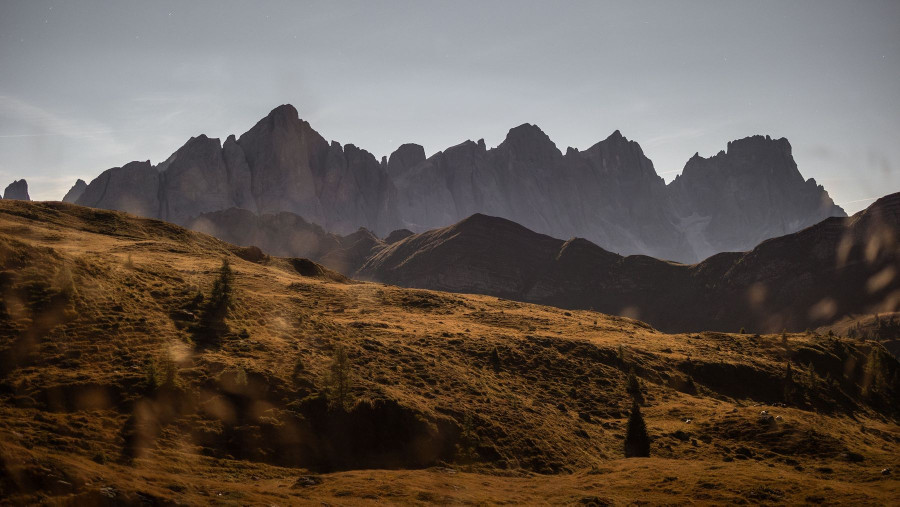
#> input picture assets/img/autumn-ridge-dusk-1800.jpg, 1800 x 1013 px, given in place of a3482292-image.jpg, which was not available (shown at 1/2 size)
$ python build.py
#> lines starting #> are read from the running program, lines starting #| are printed output that depends on the picture; pictures that were not available may be replaced by others from this repository, and a replacement may not be noted
#!/usr/bin/env python3
"""Cloudflare Pages build for discoverdolomites.org.

Copies the static site into dist/ and makes the web-sized images the page
uses (name-800.jpg and name-1800.jpg) from the original photos in photos/.

Cloudflare Pages settings:
  Build command:          pip install pillow && python3 build.py
  Build output directory: dist
"""
import os
import shutil
from PIL import Image, ImageDraw, ImageFont, ImageOps

ROOT = os.path.dirname(os.path.abspath(__file__))
PHOTOS = os.path.join(ROOT, "photos")
DIST = os.path.join(ROOT, "dist")
IMG = os.path.join(DIST, "assets", "img")

# original photo file -> name used by index.html
PHOTO_NAMES = {
    "61b31f16-image.jpg": "autumn-ridge-dusk",
    "7e7eaae4-image.jpg": "averau-portrait",
    "a1323e48-image.jpg": "cable-car",
    "f5325674-image.jpg": "cadini-hero",
    "6c11777b-image.jpg": "cloud-spire",
    "60f3f66b-image.jpg": "forest-mist-peaks",
    "b2f1a631-image.jpg": "hiker-green-slope",
    "3ed35bf5-image.jpg": "pass-road-clouds",
    "7b216c66-image.jpg": "path-hiker",
    "ef2d11a1-image.jpg": "peaks-alpenglow-dark",
    "a3482292-image.jpg": "seceda-aerial",
    "fdce4dc7-image.jpg": "seceda-clouds",
    "46d4b1cd-image.jpg": "seceda-moody",
    "ff3d9055-image.jpg": "ski-hut-siusi",
    "4208be42-image.jpg": "snow-fence-walker",
    "f2bd7901-image.jpg": "spires-cloud-mist",
    "b3886513-image.jpg": "tre-cime-clouds",
    "cc4c1298-image.jpg": "winter-alpenglow",
    "5a332100-image.jpg": "winter-cabin-dusk",
}
SHARE_SOURCE = "f5325674-image.jpg"

# Real covers: put cover-summer.png / cover-winter.png (or .jpg) in photos/.
# Until then a plain placeholder cover is generated from a photo.
COVERS = {
    "cover-summer": ("seceda-aerial", "Summer Edition", "Hiking trails, huts & maps"),
    "cover-winter": ("ski-hut-siusi", "Winter Edition", "Skiing, snowboarding & maps"),
}


def save_sizes(im, name, sizes, quality):
    w, h = im.size
    for target, q in zip(sizes, quality):
        s = min(1.0, target / max(w, h))
        r = im.resize((round(w * s), round(h * s)), Image.LANCZOS) if s < 1 else im
        r.save(os.path.join(IMG, f"{name}-{target}.jpg"), "JPEG", quality=q, optimize=True, progressive=True)


def font(size, bold=False):
    for path in ("/usr/share/fonts/truetype/dejavu/DejaVuSans-Bold.ttf" if bold else "/usr/share/fonts/truetype/dejavu/DejaVuSans.ttf",):
        if os.path.exists(path):
            return ImageFont.truetype(path, size)
    try:
        return ImageFont.load_default(size=size)
    except TypeError:
        return ImageFont.load_default()


def placeholder_cover(photo_name, edition, subtitle):
    src = next(k for k, v in PHOTO_NAMES.items() if v == photo_name)
    im = ImageOps.exif_transpose(Image.open(os.path.join(PHOTOS, src))).convert("RGB")
    im = ImageOps.fit(im, (900, 1350), Image.LANCZOS)
    shade = Image.new("RGBA", im.size, (8, 12, 16, 0))
    d = ImageDraw.Draw(shade)
    for y in range(im.size[1]):
        a = int(150 * (1 - y / 520)) if y < 520 else (int(170 * (y - 900) / 450) if y > 900 else 0)
        d.line([(0, y), (im.size[0], y)], fill=(8, 12, 16, max(0, a)))
    im = Image.alpha_composite(im.convert("RGBA"), shade).convert("RGB")
    d = ImageDraw.Draw(im)
    d.text((70, 90), "Discover", font=font(64), fill="white")
    d.text((70, 160), "Dolomites", font=font(104, True), fill="white")
    d.rectangle([70, 300, 160, 310], fill=(200, 32, 47))
    d.text((70, 1150), edition.upper(), font=font(46, True), fill="white")
    d.text((70, 1215), subtitle, font=font(34), fill="white")
    return im


def main():
    if os.path.exists(DIST):
        shutil.rmtree(DIST)
    shutil.copytree(ROOT, DIST, ignore=shutil.ignore_patterns(
        "dist", "photos", ".git", ".github", "build.py", "README.md", "*.pyc", "__pycache__"))
    os.makedirs(IMG, exist_ok=True)

    for src, name in PHOTO_NAMES.items():
        path = os.path.join(PHOTOS, src)
        if not os.path.exists(path):
            print("MISSING photo:", src, "->", name)
            continue
        im = ImageOps.exif_transpose(Image.open(path)).convert("RGB")
        save_sizes(im, name, (1800, 800), (80, 78))
        if src == SHARE_SOURCE:
            ImageOps.fit(im, (1200, 630), Image.LANCZOS, centering=(0.5, 0.45)).save(
                os.path.join(IMG, "share-home.jpg"), "JPEG", quality=84, optimize=True)
#> pass 2 of the loop in main, `for src, name in PHOTO_NAMES.items():`:

    for name, (photo, edition, subtitle) in COVERS.items():
        real = next((os.path.join(PHOTOS, name + ext) for ext in (".png", ".jpg", ".jpeg")
                     if os.path.exists(os.path.join(PHOTOS, name + ext))), None)
        im = Image.open(real).convert("RGB") if real else placeholder_cover(photo, edition, subtitle)
#> in placeholder_cover, im is the input picture: PIL image 1800x1013 RGB; mean R, G, B 98, 86.8, 78.4
#> in placeholder_cover, `im = ImageOps.fit(im, (900, 1350), Image.LANCZOS)`:
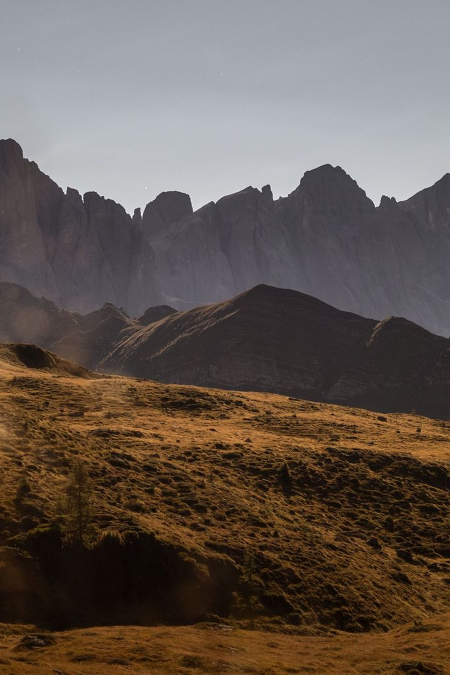
#> im: PIL image 900x1350 RGB (shown at 1/2 size); mean R, G, B 100.4, 88.9, 80.9
#> in placeholder_cover, `im = Image.alpha_composite(im.convert("RGBA"), shade).convert("RGB")`:
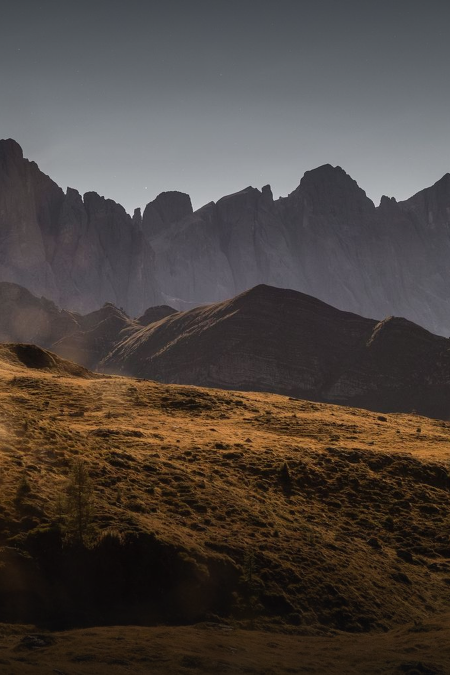
#> im: PIL image 900x1350 RGB (shown at 1/2 size); mean R, G, B 76.9, 68.6, 63.5
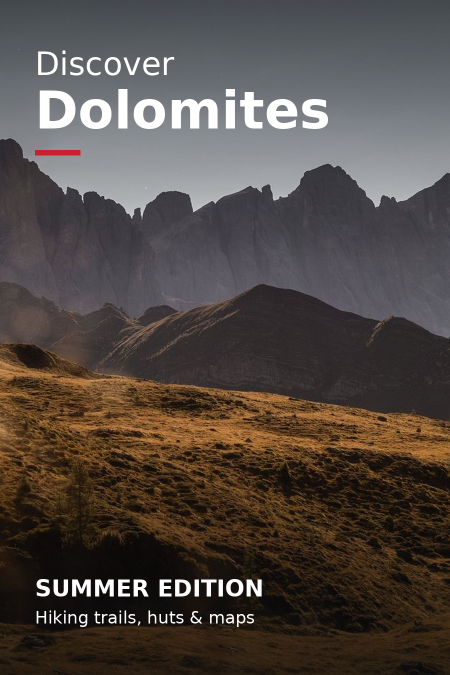
#> im: PIL image 900x1350 RGB (shown at 1/2 size); mean R, G, B 81.9, 73.3, 68.1
        w, h = im.size
#> w = 900; h = 1350
        for tw in (900, 500):
            im.resize((tw, round(h * tw / w)), Image.LANCZOS).save(
                os.path.join(IMG, f"{name}-{tw}.jpg"), "JPEG", quality=86, optimize=True, progressive=True)
#> this loop made 2 passes
#> pass 2, in main, `im.resize((tw, round(h * tw / w)), Image.LANCZOS).save( os.path.join(I..`:
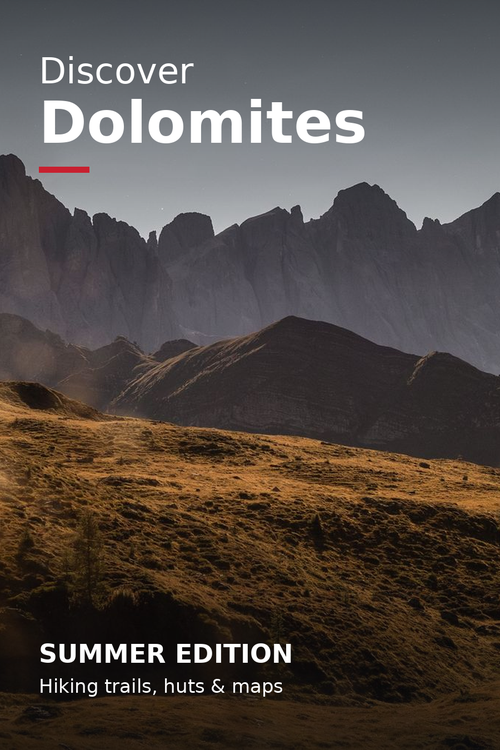
#> saved as cover-summer-500.jpg: PIL image 500x750 RGB; mean R, G, B 81.8, 73.3, 68.1
        print(name, "real" if real else "placeholder")
#> pass 2 of the loop in main, `for name, (photo, edition, subtitle) in COVERS.items():`:
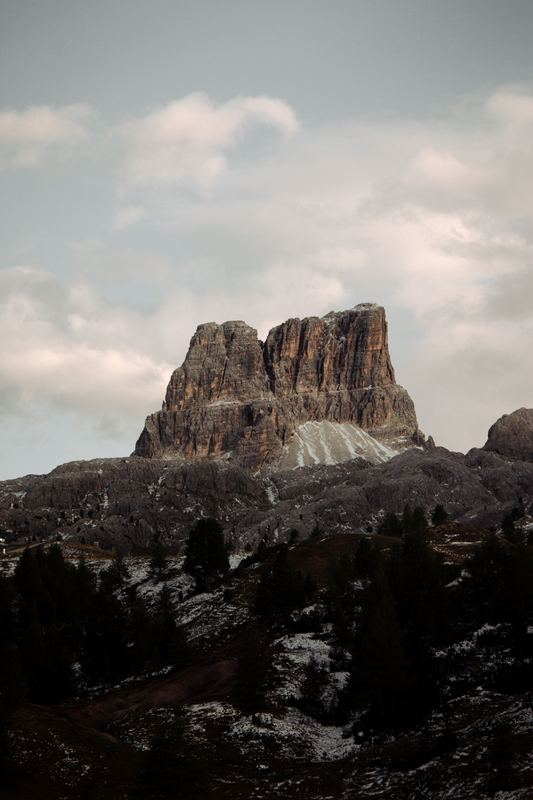
#> input picture assets/img/averau-portrait-800.jpg, 533 x 800 px, given in place of ff3d9055-image.jpg, which was not available
#> in placeholder_cover, im is the input picture: PIL image 533x800 RGB; mean R, G, B 111.8, 108.2, 105.1
#> in main, `im = Image.open(real).convert("RGB") if real else placeholder_cover(ph..`:
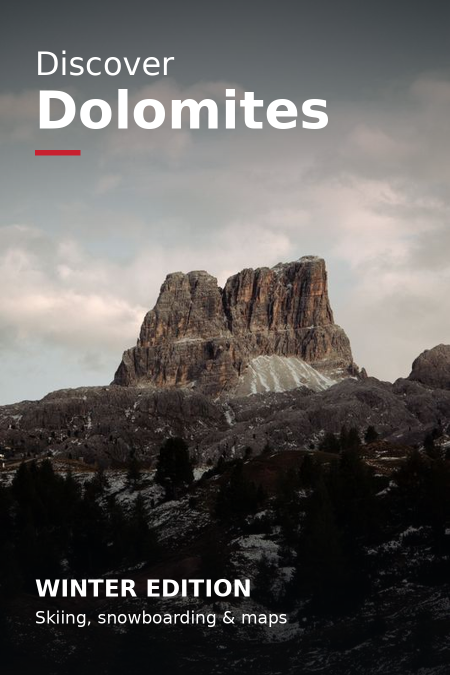
#> im: PIL image 900x1350 RGB (shown at 1/2 size); mean R, G, B 96.8, 94, 92.1
#> the loop in main, `for tw in (900, 500):` made 2 passes
#> pass 2, in main, `im.resize((tw, round(h * tw / w)), Image.LANCZOS).save( os.path.join(I..`:
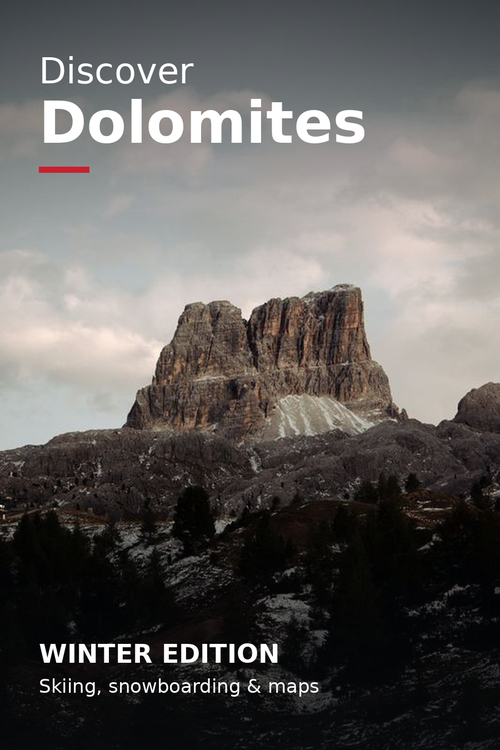
#> saved as cover-winter-500.jpg: PIL image 500x750 RGB; mean R, G, B 96.8, 94, 92.1
#| cover-winter placeholder

    print("built", sum(len(f) for _, _, f in os.walk(DIST)), "files into dist/")


if __name__ == "__main__":
    main()
